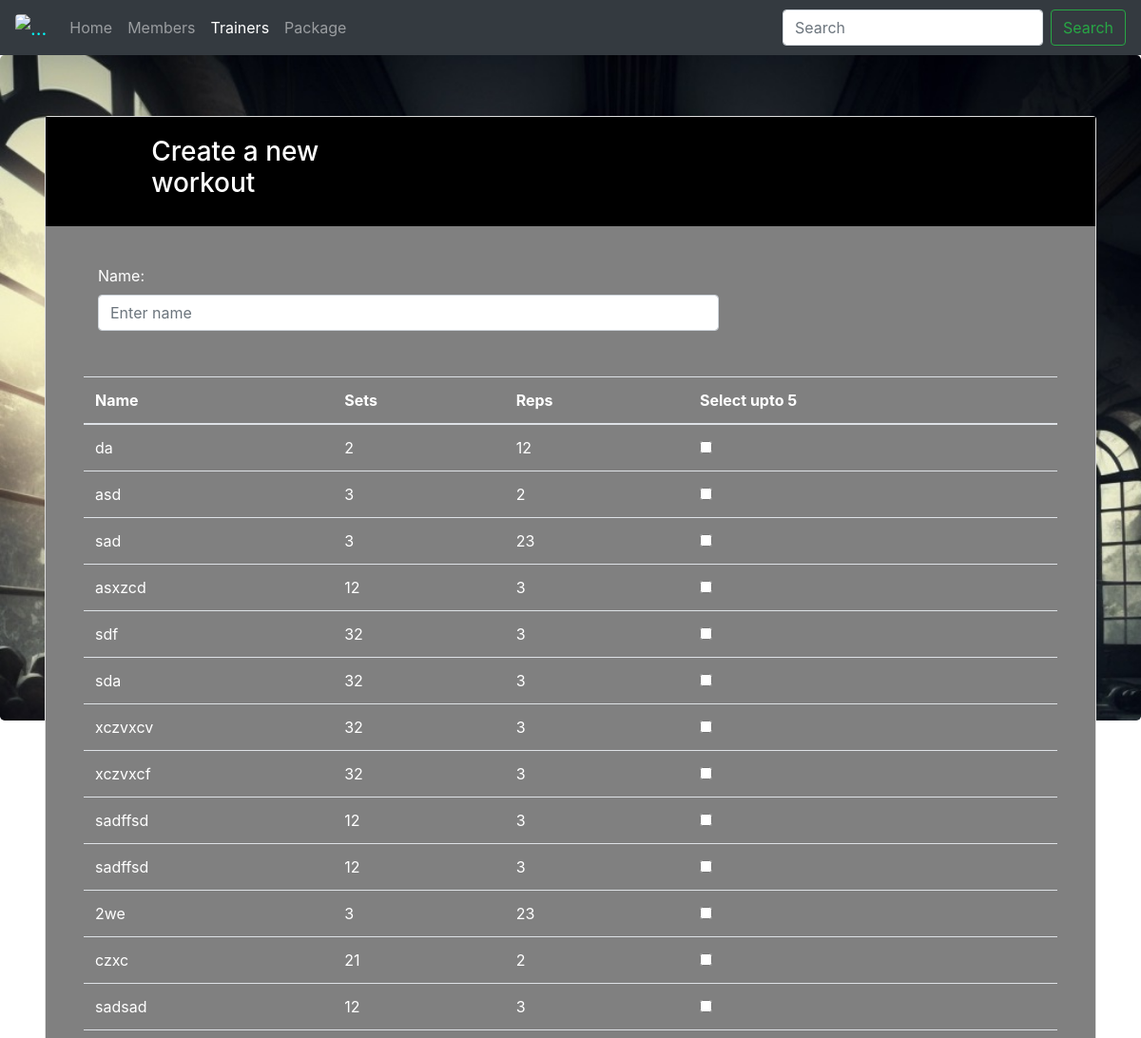
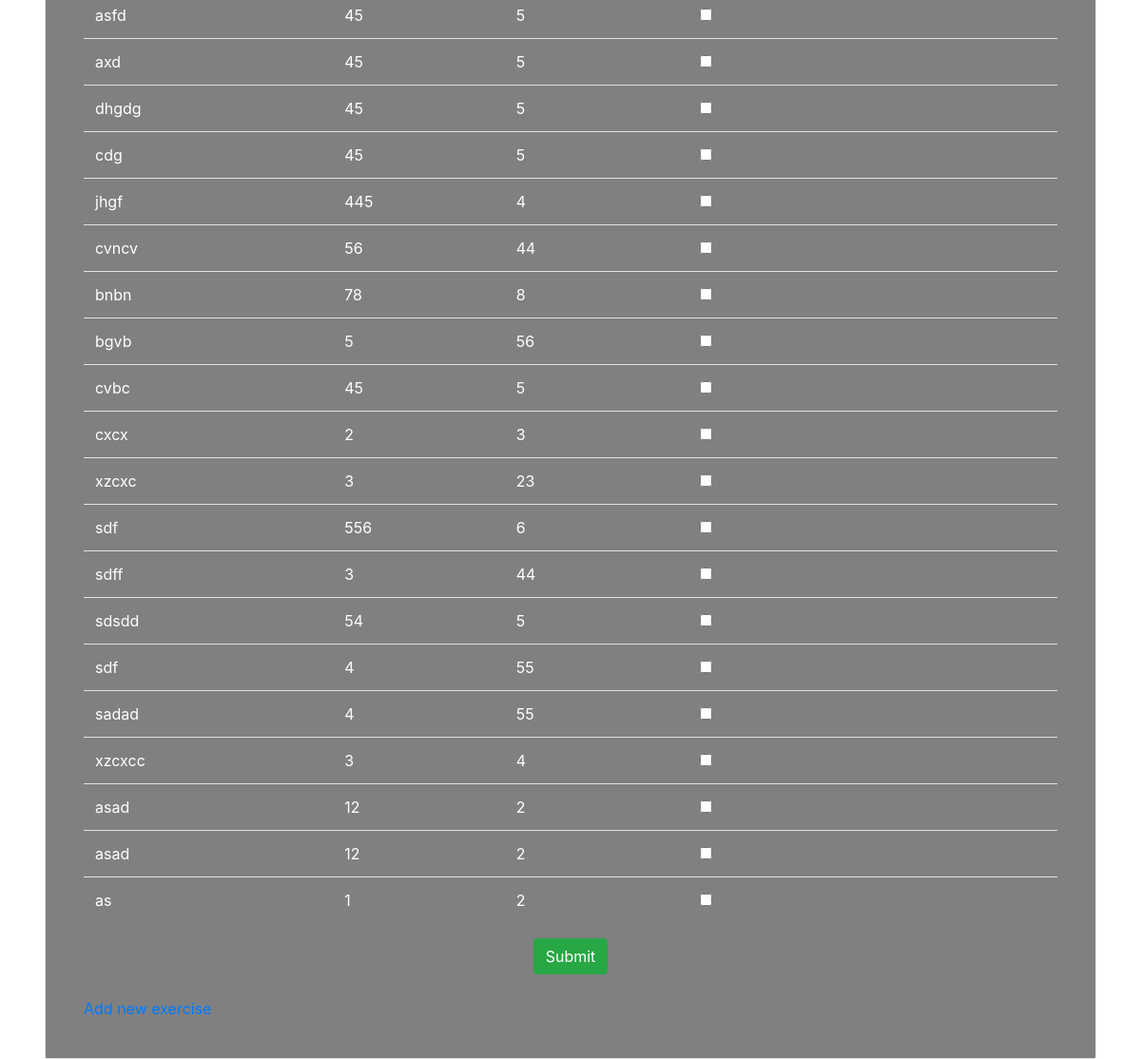
The page /project/workout.php on the database its author committed (2 pictures, top to bottom).
### tables this page shows
CREATE TABLE IF NOT EXISTS `workout` (
  `eid` int(11) NOT NULL AUTO_INCREMENT,
  `e_name` varchar(20) NOT NULL,
  `sets` int(11) NOT NULL,
  `reps` int(11) NOT NULL,
  PRIMARY KEY (`eid`)
);

### project/workout.php (the view, shortened to what this page needs)
<!DOCTYPE html>
<html>
<head>
	 <link rel="stylesheet" href="https://maxcdn.bootstrapcdn.com/bootstrap/4.0.0-beta/css/bootstrap.min.css">
</head>
<body>
    <nav class="navbar navbar-expand-lg navbar-dark bg-dark">
  <a class="navbar-brand" href="admin-panel.php" style="color: cyan"> <img  class="rounded" alt="..." src="images/logo.jpg" width="30px"></a>
  <div class="collapse navbar-collapse" id="navbarSupportedContent">
    <ul class="navbar-nav mr-auto">
      <li class="nav-item ">
        <a class="nav-link" href="admin-panel.php">Home <span class="sr-only">(current)</span></a>
      </li>
      <li class="nav-item">
        <a class="nav-link" href="member_details.php">Members</a>
      </li>
      <li class="nav-item active">
        <a class="nav-link" href="Trainer.php">Trainers</a>
      </li>
      <li class="nav-item">
        <a class="nav-link" href="package.php">Package</a>
      </li>
    </ul>
    <form class="form-inline my-2 my-lg-0">
      <input class="form-control mr-sm-2" type="search" placeholder="Search" aria-label="Search">
      <button class="btn btn-outline-success my-2 my-sm-0" type="submit">Search</button>
    </form>
  </div>
</nav>
<div class="jumbotron" style="background: url('images/2.jpg') no-repeat;background-size: cover;height: 700px;">
 <div class="container">
<div class="card">
     <div class="card-body" style="background-color:black;color:white;">
         <div class="row">
             <div class="col-md-1">
             </div>
             <div class="col-md-3"><h3> Create a new workout</h3></div>
             <div class="col-md-8">
                 </div></div></div></div>
     <div class="card-body" style="background-color:grey;color:#ffffff;">
         <div class="card-body">
    <table class="table table-hover">
        <thead>
     <tr>
            <th>Name</th>
            <th>Sets</th>
            <th>Reps</th>
						<th>Select upto 5 </th>
        </tr>
        </thead>
        <tbody>
           <?php
             $servername = "localhost";
             $username = "root";
             $password = "";
             $dbname = "loginsystem";
             $conn = mysqli_connect($servername, $username, $password, $dbname);
             $sql = "SELECT * FROM workout";
             $result = mysqli_query($conn, $sql);
						 if ($result->num_rows > 0) {
						     echo '<form method="post">
								 <div class="col-md-4"><label style="color: white;">  Name:</label></div>
							 	<div class="col-md-8"><input type="text" name="name" class="form-control" placeholder="Enter name" required/></div><br><br>';
						     while($row = $result->fetch_assoc()) {
						         echo "<tr>";
						         echo "<td>" . $row["e_name"] . "</td>";
						         echo "<td>" . $row["reps"] . "</td>";
						         echo "<td>" . $row["sets"] . "</td>";
						         echo "<td><input type='checkbox' name='selected[]' value='" . $row["eid"] . "'></td>";
						         echo "</tr>";
						     }
						     echo "</table>";
								 echo '<center><input type="submit" id="inputbtn" name="submit" value="Submit" class="btn btn-success"> </center>';
						 } else {
						     echo "0 results";
						 }
   $id=$_GET['id'];
?>
<br><a href='addex.php?id=<?php echo $id ;?>'><i class="fa fa-sign-out" aria-hidden="true"></i>Add new exercise</a>
     </div>
    </div>
    </div>
    </div>
    </body>
</html>

### rows shown on the page
workout: e_name "da", reps "2", sets "12"
workout: e_name "asd", reps "3", sets "2"
workout: e_name "sad", reps "3", sets "23"
workout: e_name "asxzcd", reps "12", sets "3"
workout: e_name "sdf", reps "32", sets "3"
workout: e_name "sda", reps "32", sets "3"
workout: e_name "xczvxcv", reps "32", sets "3"
workout: e_name "xczvxcf", reps "32", sets "3"
workout: e_name "sadffsd", reps "12", sets "3"
workout: e_name "sadffsd", reps "12", sets "3"
workout: e_name "2we", reps "3", sets "23"
workout: e_name "czxc", reps "21", sets "2"
workout: e_name "sadsad", reps "12", sets "3"
workout: e_name "asfd", reps "45", sets "5"
workout: e_name "axd", reps "45", sets "5"
workout: e_name "dhgdg", reps "45", sets "5"
workout: e_name "cdg", reps "45", sets "5"
workout: e_name "jhgf", reps "445", sets "4"
workout: e_name "cvncv", reps "56", sets "44"
workout: e_name "bnbn", reps "78", sets "8"
workout: e_name "bgvb", reps "5", sets "56"
workout: e_name "cvbc", reps "45", sets "5"
workout: e_name "cxcx", reps "2", sets "3"
workout: e_name "xzcxc", reps "3", sets "23"
workout: e_name "sdf", reps "556", sets "6"
workout: e_name "sdff", reps "3", sets "44"
workout: e_name "sdsdd", reps "54", sets "5"
workout: e_name "sdf", reps "4", sets "55"
workout: e_name "sadad", reps "4", sets "55"
workout: e_name "xzcxcc", reps "3", sets "4"
workout: e_name "asad", reps "12", sets "2"
workout: e_name "asad", reps "12", sets "2"
workout: e_name "as", reps "1", sets "2"
